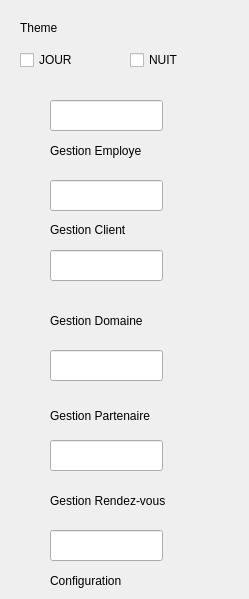
        <widget class="QWidget" name="scrollAreaWidgetContents_8">
         <property name="geometry">
          <rect>
           <x>0</x>
           <y>0</y>
           <width>249</width>
           <height>599</height>
          </rect>
         </property>
         <widget class="QLabel" name="label_41">
          <property name="geometry">
           <rect>
            <x>20</x>
            <y>20</y>
            <width>56</width>
            <height>16</height>
           </rect>
          </property>
          <property name="text">
           <string>Theme</string>
          </property>
         </widget>
         <widget class="QCheckBox" name="radioButton_jour">
          <property name="geometry">
           <rect>
            <x>20</x>
            <y>50</y>
            <width>83</width>
            <height>20</height>
           </rect>
          </property>
          <property name="text">
           <string>JOUR</string>
          </property>
         </widget>
         <widget class="QCheckBox" name="radioButton_nuit">
          <property name="geometry">
           <rect>
            <x>130</x>
            <y>50</y>
            <width>83</width>
            <height>20</height>
           </rect>
          </property>
          <property name="text">
           <string>NUIT</string>
          </property>
         </widget>
         <widget class="QLineEdit" name="pushButton_2">
          <property name="geometry">
           <rect>
            <x>50</x>
            <y>100</y>
            <width>113</width>
            <height>31</height>
           </rect>
          </property>
         </widget>
         <widget class="QLineEdit" name="pushButton_11">
          <property name="geometry">
           <rect>
            <x>50</x>
            <y>180</y>
            <width>113</width>
            <height>31</height>
           </rect>
          </property>
         </widget>
         <widget class="QLineEdit" name="pushButton_12">
          <property name="geometry">
           <rect>
            <x>50</x>
            <y>250</y>
            <width>113</width>
            <height>31</height>
           </rect>
          </property>
         </widget>
         <widget class="QLineEdit" name="pushButton_13">
          <property name="geometry">
           <rect>
            <x>50</x>
            <y>350</y>
            <width>113</width>
            <height>31</height>
           </rect>
          </property>
         </widget>
         <widget class="QLineEdit" name="pushButton_14">
          <property name="geometry">
           <rect>
            <x>50</x>
            <y>440</y>
            <width>113</width>
            <height>31</height>
           </rect>
          </property>
         </widget>
         <widget class="QLineEdit" name="pushButton_15">
          <property name="geometry">
           <rect>
            <x>50</x>
            <y>530</y>
            <width>113</width>
            <height>31</height>
           </rect>
          </property>
         </widget>
         <widget class="QLabel" name="label_42">
          <property name="geometry">
           <rect>
            <x>50</x>
            <y>140</y>
            <width>121</width>
            <height>21</height>
           </rect>
          </property>
          <property name="text">
           <string>Gestion Employe</string>
          </property>
         </widget>
         <widget class="QLabel" name="label_43">
          <property name="geometry">
           <rect>
            <x>50</x>
            <y>220</y>
            <width>91</width>
            <height>20</height>
           </rect>
          </property>
          <property name="text">
           <string>Gestion Client</string>
          </property>
         </widget>
         <widget class="QLabel" name="label_44">
          <property name="geometry">
           <rect>
            <x>50</x>
            <y>310</y>
            <width>101</width>
            <height>21</height>
           </rect>
          </property>
          <property name="text">
           <string>Gestion Domaine</string>
          </property>
         </widget>
         <widget class="QLabel" name="label_45">
          <property name="geometry">
           <rect>
            <x>50</x>
            <y>400</y>
            <width>121</width>
            <height>31</height>
           </rect>
          </property>
          <property name="text">
           <string>Gestion Partenaire</string>
          </property>
         </widget>
         <widget class="QLabel" name="label_46">
          <property name="geometry">
           <rect>
            <x>50</x>
            <y>490</y>
            <width>131</width>
            <height>21</height>
           </rect>
          </property>
          <property name="text">
           <string>Gestion Rendez-vous</string>
          </property>
         </widget>
         <widget class="QLabel" name="label_47">
          <property name="geometry">
           <rect>
            <x>50</x>
            <y>570</y>
            <width>91</width>
            <height>21</height>
           </rect>
          </property>
          <property name="text">
           <string>Configuration</string>
          </property>
         </widget>
        </widget>
